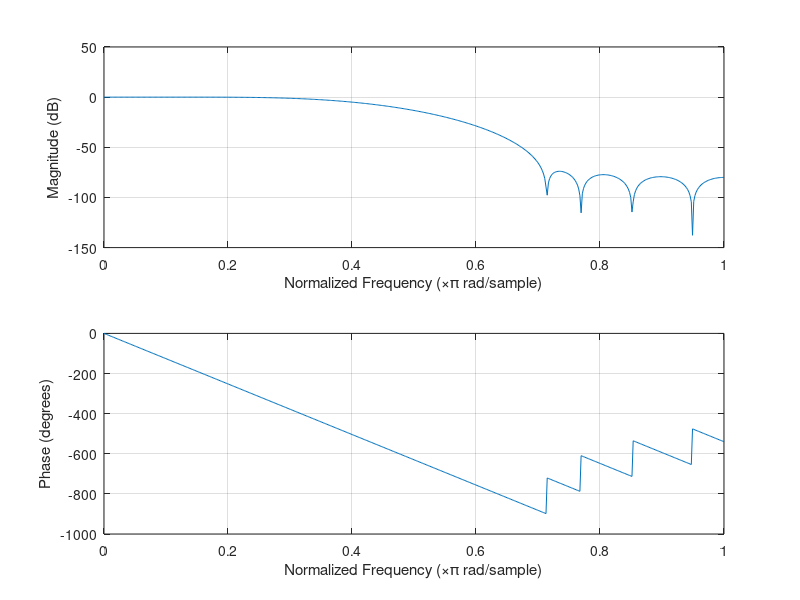
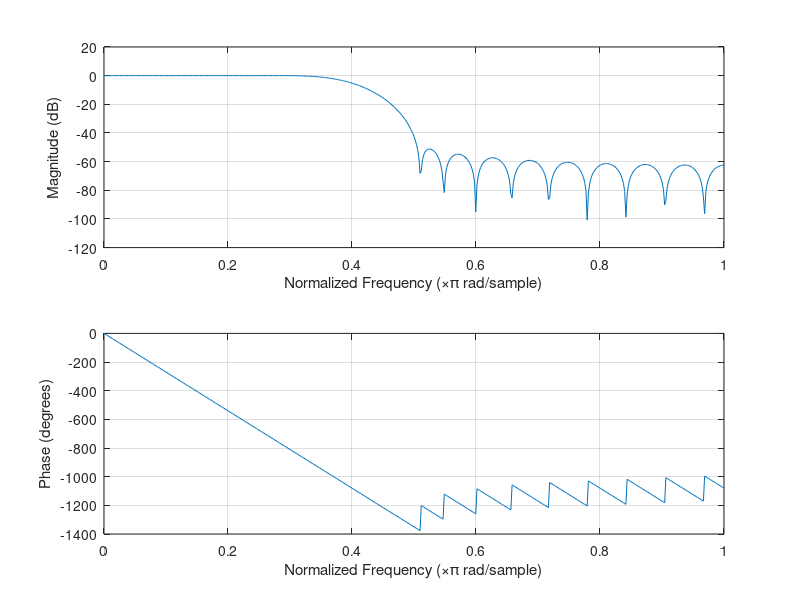
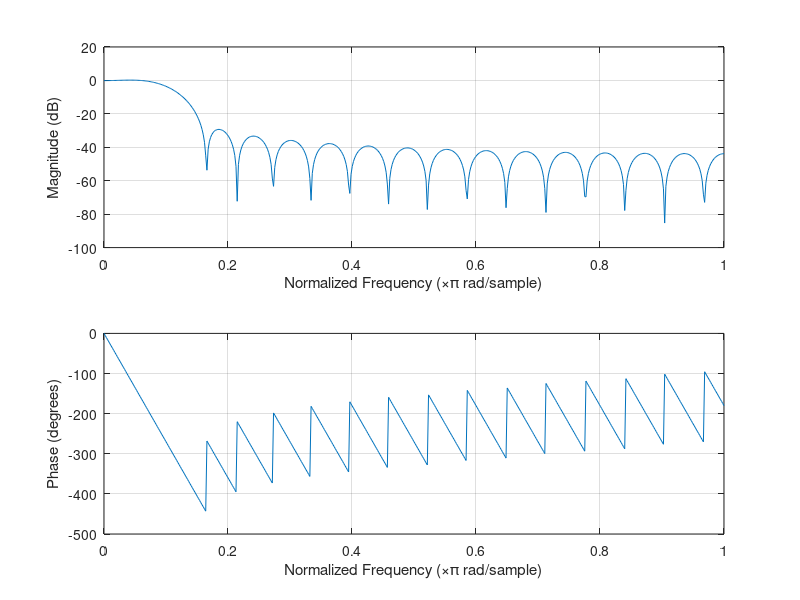
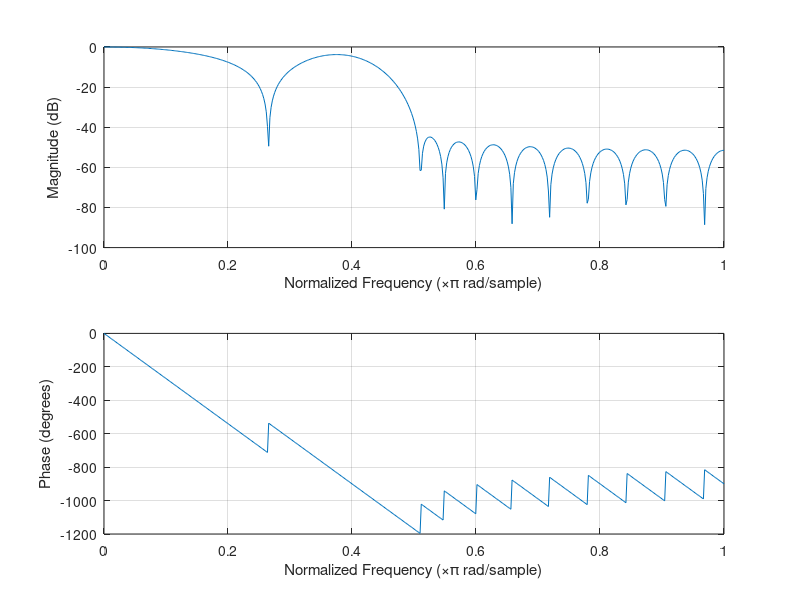

The MATLAB source for these figures, in order:
% Filter design for parallel-gs NTSC/PAL filtering.
pkg load signal;

% As defined by BT.601.
bt601_rate = 13.5e6;

% The subclock of PS2 seems to be 4x BT.601 rate.
subpixel_rate = 4 * bt601_rate;
subpixel_nyquist = subpixel_rate / 2;

ntsc_subcarrier = 315e6 / 88;
pal_subcarrier = 4.43361875e6;

% Grabbed some sensible values from a paper that discusses a physical NTSC/PAL impl in 1997,
% so it looks plausible that PS2 would ship something similar.
ntsc_luma_bw = 4.2e6;
ntsc_luma_stop = 6.75e6;
ntsc_chroma_bw = 1.0e6;
ntsc_chroma_stop = 2.0e6;

% PAL-B which was used in Norway.
pal_luma_bw = 5e6;
pal_luma_stop = 6.75e6;
pal_chroma_bw = 1.3e6;
pal_chroma_stop = 2.2e6;

% First stage of downsampling from 54 MHz to 27 MHz.
% Assume some zero-order hold behavior coming out of the CRTC due to its subclock behavior.
% Most likely it's just holding pixels until the horizontal divider clocks enough times.
% 640 * 4 = 2560
% 512 * 5 = 2560
% 256 * 10 = 2560
% etc ...
% Allow some aliasing to go through to keep filter length reasonable.
% We'll filter that away in the next pass.
ntsc_downsampling_filter = firls(14, [0, ntsc_luma_bw * 1.1, subpixel_nyquist * 0.7, subpixel_nyquist] / subpixel_nyquist, [1 1 0 0]);
pal_downsampling_filter = firls(14, [0, pal_luma_bw * 1.1, subpixel_nyquist * 0.7, subpixel_nyquist] / subpixel_nyquist, [1 1 0 0]);

% Encode filters at 27 MHz. Pure low-pass.
%luma_lp_encode = fir1(30, 0.3689, 'low', kaiser(31, 8.0))'
ntsc_luma_lp_encode = firls(30, [0, ntsc_luma_bw, ntsc_luma_stop, bt601_rate] / bt601_rate, [1 1 0 0]);
ntsc_chroma_lp_encode = firls(30, [0, ntsc_chroma_bw, ntsc_chroma_stop, bt601_rate] / bt601_rate, [1 1 0 0]);
pal_luma_lp_encode = firls(30, [0, pal_luma_bw, ntsc_luma_stop, bt601_rate] / bt601_rate, [1 1 0 0]);
pal_chroma_lp_encode = firls(30, [0, pal_chroma_bw, ntsc_chroma_stop, bt601_rate] / bt601_rate, [1 1 0 0]);

% Decoding composite is much harder.

% NTSC decode
% Suppress the luma DC which ends up at subcarrier freq after demodulating.
ntsc_chroma_lp_decode = firls(26, [0, ntsc_chroma_bw, ntsc_chroma_stop, bt601_rate] / bt601_rate, [1 1 0 0])';

ntsc_subcarrier_w = ntsc_subcarrier / (2 * bt601_rate);
subcarrier_zero = exp(2 * pi * j * ntsc_subcarrier_w);
subcarrier_notch = real(conv([1, -subcarrier_zero], [1, -conj(subcarrier_zero)]));
subcarrier_notch = subcarrier_notch' / sum(subcarrier_notch);
ntsc_chroma_lp_decode = conv(ntsc_chroma_lp_decode, subcarrier_notch);

% Suppress the carrier when decoding luma. This leads to less detail in luma.
% Main alternatives are multi-line comb filters, etc.
ntsc_luma_lp_decode = firls(28, [0, ntsc_luma_bw, ntsc_luma_stop, bt601_rate] / bt601_rate, [1 1 0 0]);
subcarrier_notch = real(conv([1, -subcarrier_zero], [1, -conj(subcarrier_zero)]));
subcarrier_notch = subcarrier_notch' / sum(subcarrier_notch);
ntsc_luma_lp_decode = conv(ntsc_luma_lp_decode, subcarrier_notch)';

% Suppress harmonics of subcarrier which arise when demodulating.
ntsc_subcarrier_w = 2.0 * ntsc_subcarrier / (2 * bt601_rate);
subcarrier_zero = exp(2 * pi * j * ntsc_subcarrier_w);
subcarrier_notch = real(conv([1, -subcarrier_zero], [1, -conj(subcarrier_zero)]));
subcarrier_notch = subcarrier_notch' / sum(subcarrier_notch);
ntsc_chroma_lp_decode = conv(ntsc_chroma_lp_decode, subcarrier_notch)';

% PAL decode
% Just use different carrier freqs.
pal_chroma_lp_decode = firls(26, [0, pal_chroma_bw, pal_chroma_stop, bt601_rate] / bt601_rate, [1 1 0 0])';

pal_subcarrier_w = pal_subcarrier / (2 * bt601_rate);
subcarrier_zero = exp(2 * pi * j * pal_subcarrier_w);
subcarrier_notch = real(conv([1, -subcarrier_zero], [1, -conj(subcarrier_zero)]));
subcarrier_notch = subcarrier_notch' / sum(subcarrier_notch);
pal_chroma_lp_decode = conv(pal_chroma_lp_decode, subcarrier_notch);

pal_luma_lp_decode = firls(28, [0, pal_luma_bw, pal_luma_stop, bt601_rate] / bt601_rate, [1 1 0 0]);
subcarrier_notch = real(conv([1, -subcarrier_zero], [1, -conj(subcarrier_zero)]));
subcarrier_notch = subcarrier_notch' / sum(subcarrier_notch);
pal_luma_lp_decode = conv(pal_luma_lp_decode, subcarrier_notch)';

% Suppress harmonics of subcarrier which arise when demodulating.
pal_subcarrier_w = 2.0 * pal_subcarrier / (2 * bt601_rate);
subcarrier_zero = exp(2 * pi * j * pal_subcarrier_w);
subcarrier_notch = real(conv([1, -subcarrier_zero], [1, -conj(subcarrier_zero)]));
subcarrier_notch = subcarrier_notch' / sum(subcarrier_notch);
pal_chroma_lp_decode = conv(pal_chroma_lp_decode, subcarrier_notch)';

h = figure();
set(h, 'Name', 'NTSC downsample filter');
freqz(ntsc_downsampling_filter);

h = figure();
set(h, 'Name', 'NTSC Y encode filter @ 27 MHz');
freqz(ntsc_luma_lp_encode);

h = figure();
set(h, 'Name', 'NTSC UV encode filter @ 27 MHz');
freqz(ntsc_chroma_lp_encode);

h = figure();
set(h, 'Name', 'NTSC Y decode filter @ 27 MHz');
freqz(ntsc_luma_lp_decode);

h = figure();
set(h, 'Name', 'NTSC UV decode filter @ 27 MHz');
freqz(ntsc_chroma_lp_decode);

h = figure();
set(h, 'Name', 'PAL downsample filter @ 27 MHz');
freqz(pal_downsampling_filter);

h = figure();
set(h, 'Name', 'PAL Y encode filter @ 27 MHz');
freqz(pal_luma_lp_encode);

h = figure();
set(h, 'Name', 'PAL UV encode filter @ 27 MHz');
freqz(pal_chroma_lp_encode);

h = figure();
set(h, 'Name', 'PAL Y decode filter @ 27 MHz');
freqz(pal_luma_lp_decode);

h = figure();
set(h, 'Name', 'PAL UV decode filter @ 27 MHz');
freqz(pal_chroma_lp_decode);


assert(length(ntsc_downsampling_filter) == 15, "Length must be 15");
assert(length(ntsc_luma_lp_encode) == 31, "Length must be 31");
assert(length(ntsc_chroma_lp_encode) == 31, "Length must be 31");
assert(length(ntsc_luma_lp_decode) == 31, "Length must be 31");
assert(length(ntsc_chroma_lp_decode) == 31, "Length must be 31");

assert(length(pal_downsampling_filter) == 15, "Length must be 15");
assert(length(pal_luma_lp_encode) == 31, "Length must be 31");
assert(length(pal_chroma_lp_encode) == 31, "Length must be 31");
assert(length(pal_luma_lp_decode) == 31, "Length must be 31");
assert(length(pal_chroma_lp_decode) == 31, "Length must be 31");

printf("// Autogenerated by generate_ntsc_filters.m\n");
printf("const float DownsamplingKernelNTSC[16] = float[](\n");
printf("    0.0,\n");
printf("    %.8f,\n", ntsc_downsampling_filter(1:14));
printf("    %.8f);\n", ntsc_downsampling_filter(15));
printf("\n");
printf("const float LumaEncodeNTSC[31] = float[](\n");
printf("    %.8f,\n", ntsc_luma_lp_encode(1:30));
printf("    %.8f);\n", ntsc_luma_lp_encode(31));
printf("\n");
printf("const float ChromaEncodeNTSC[31] = float[](\n");
printf("    %.8f,\n", ntsc_chroma_lp_encode(1:30));
printf("    %.8f);\n", ntsc_chroma_lp_encode(31));
printf("\n");
printf("const float LumaDecodeNTSC[31] = float[](\n");
printf("    %.8f,\n", ntsc_luma_lp_decode(1:30));
printf("    %.8f);\n", ntsc_luma_lp_decode(31));
printf("\n");
printf("const float ChromaDecodeNTSC[31] = float[](\n");
printf("    %.8f,\n", ntsc_chroma_lp_decode(1:30));
printf("    %.8f);\n", ntsc_chroma_lp_decode(31));
printf("\n");
printf("const float DownsamplingKernelPAL[16] = float[](\n");
printf("    0.0,\n");
printf("    %.8f,\n", pal_downsampling_filter(1:14));
printf("    %.8f);\n", pal_downsampling_filter(15));
printf("\n");
printf("const float LumaEncodePAL[31] = float[](\n");
printf("    %.8f,\n", pal_luma_lp_encode(1:30));
printf("    %.8f);\n", pal_luma_lp_encode(31));
printf("\n");
printf("const float ChromaEncodePAL[31] = float[](\n");
printf("    %.8f,\n", pal_chroma_lp_encode(1:30));
printf("    %.8f);\n", pal_chroma_lp_encode(31));
printf("\n");
printf("const float LumaDecodePAL[31] = float[](\n");
printf("    %.8f,\n", pal_luma_lp_decode(1:30));
printf("    %.8f);\n", pal_luma_lp_decode(31));
printf("\n");
printf("const float ChromaDecodePAL[31] = float[](\n");
printf("    %.8f,\n", pal_chroma_lp_decode(1:30));
printf("    %.8f);\n", pal_chroma_lp_decode(31));
printf("\n");

printf("////////\n");

% Test some signals.

F = 0.5e6;
y = 0.5 + 0.5 * sin((2 * pi * F / subpixel_rate) * [1 : 8 * 1024]);
u = 0.2 + 0.3 * sin((2 * pi * F / subpixel_rate) * [1 : 8 * 1024]);
v = 0.3 + 0.4 * sin((2 * pi * F / subpixel_rate) * [1 : 8 * 1024]);

% Filter and decimate.
y = conv(y, ntsc_downsampling_filter)(:, 1:2:end);
u = conv(u, ntsc_downsampling_filter)(:, 1:2:end);
v = conv(v, ntsc_downsampling_filter)(:, 1:2:end);

% Low pass filter into target bandwidth.
y = conv(y, ntsc_luma_lp_encode);
u = conv(u, ntsc_chroma_lp_encode);
v = conv(v, ntsc_chroma_lp_encode);

u = u .* cos((2 * pi * ntsc_subcarrier / (2 * bt601_rate)) * [0 : length(u) - 1]);
v = v .* sin((2 * pi * ntsc_subcarrier / (2 * bt601_rate)) * [0 : length(v) - 1]);
c = u + v;

composite_signal = y + c;

% Reconstruct YUV

y = conv(ntsc_luma_lp_decode, composite_signal);
u = 2 * conv(ntsc_chroma_lp_decode, composite_signal .* cos((2 * pi * ntsc_subcarrier / (2 * bt601_rate)) * [0 : length(composite_signal) - 1]));
v = 2 * conv(ntsc_chroma_lp_decode, composite_signal .* sin((2 * pi * ntsc_subcarrier / (2 * bt601_rate)) * [0 : length(composite_signal) - 1]));

h = figure();
set(h, 'Name', 'Composite signal')
plot(composite_signal);

h = figure();
set(h, 'Name', 'Reconstructed Y')
plot(y);

h = figure();
set(h, 'Name', 'Reconstructed U')
plot(u);

h = figure();
set(h, 'Name', 'Reconstructed V')
plot(v);
